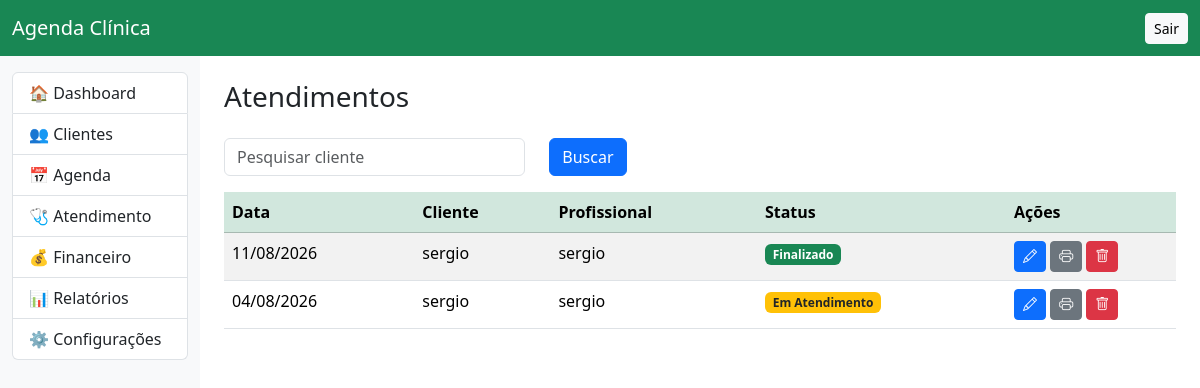
The page /atendimento/ (signed in) on the database as committed earlier.
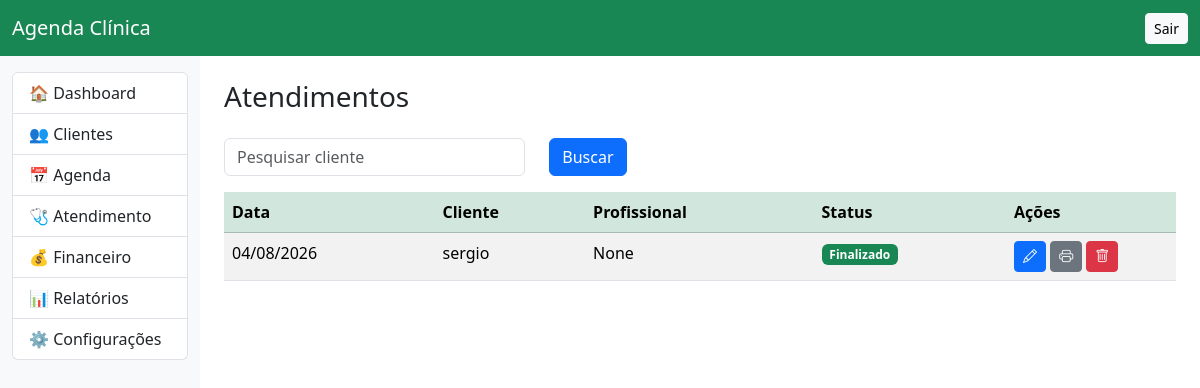
The same page on the database as committed later.
### atendimento/models.py (models this page shows, shortened)
class Atendimento(models.Model):
    agendamento = models.OneToOneField(
        Agendamento,
        on_delete=models.CASCADE,
        related_name="atendimento"
    )
    queixa = models.TextField(blank=True)
    anamnese = models.TextField(blank=True)
    evolucao = models.TextField(blank=True)
    procedimentos = models.TextField(blank=True)
    conduta = models.TextField(blank=True)
    observacoes = models.TextField(blank=True)
    finalizado = models.BooleanField(default=False)
    criado_em = models.DateTimeField(auto_now_add=True)
    alterado_em = models.DateTimeField(auto_now=True)

### agenda/models.py (models this page shows, shortened)
class Agendamento(models.Model):
    STATUS = [
        ("AGENDADO", "Agendado"),
        ("CONFIRMADO", "Confirmado"),
        ("ATENDIMENTO", "Em Atendimento"),
        ("ATENDIDO", "Atendido"),
        ("CANCELADO", "Cancelado"),
        ("FALTOU", "Faltou"),
        ("REMARCADO", "Remarcado"),
    ]
    cliente = models.ForeignKey(
        Cliente,
        on_delete=models.CASCADE,
        related_name="agendamentos"
    )
    profissional = models.ForeignKey(
        Usuario,
        on_delete=models.SET_NULL,
        null=True,
        blank=True
    )
    data = models.DateField()
    hora_inicio = models.TimeField()
    hora_fim = models.TimeField()
    valor = models.DecimalField(
        max_digits=10,
        decimal_places=2,
        default=0
    )
    observacoes = models.TextField(blank=True)
    status = models.CharField(
        max_length=20,
        choices=STATUS,
        default="AGENDADO"
    )
    criado_em = models.DateTimeField(auto_now_add=True)
    atualizado_em = models.DateTimeField(auto_now=True)
    class Meta:
        ordering = ["data", "hora_inicio"]

### clientes/models.py (models this page shows, shortened)
class Cliente(models.Model):
    STATUS = (
        ("ATIVO", "Ativo"),
        ("INATIVO", "Inativo"),
    )
    SEXO = (
        ("M", "Masculino"),
        ("F", "Feminino"),
        ("O", "Outro"),
    )
    nome = models.CharField("Nome", max_length=150)
    cpf = models.CharField(
        "CPF",
        max_length=14,
        blank=True,
        null=True
    )
    nascimento = models.DateField(
        "Nascimento",
        blank=True,
        null=True
    )
    sexo = models.CharField(
        "Sexo",
        max_length=1,
        choices=SEXO,
        blank=True
    )
    telefone = models.CharField(
        "Telefone",
        max_length=20,
        blank=True
    )
    whatsapp = models.CharField(
        "WhatsApp",
        max_length=20,
        blank=True
    )
    email = models.EmailField(
        "E-mail",
        blank=True
    )
    cep = models.CharField(
        max_length=9,
        blank=True
    )
    endereco = models.CharField(
        max_length=200,
        blank=True
    )
    numero = models.CharField(
        max_length=10,
        blank=True
    )
    bairro = models.CharField(
        max_length=100,
        blank=True
    )
    cidade = models.CharField(
        max_length=100,
        blank=True
    )
    uf = models.CharField(
        max_length=2,
        blank=True
    )
    profissional = models.ForeignKey(
        "usuarios.Usuario",
        on_delete=models.SET_NULL,
        null=True,
        blank=True,
        verbose_name="Suelen Garcia de Almeida",
    )
    valor_sessao = models.DecimalField(
        max_digits=10,
        decimal_places=2,
        default=0
    )
    dias_vencimento = models.PositiveIntegerField(
        default=5,
        help_text="Quantidade de dias após o agendamento para o vencimento da fatura"
    )
    total_sessoes = models.PositiveIntegerField(
        default=10
    )
    sessoes_realizadas = models.IntegerField(
    default=0
)
    status = models.CharField(
        max_length=10,
        choices=STATUS,
        default="ATIVO"
    )
    observacoes = models.TextField(
        blank=True
    )
    criado_em = models.DateTimeField(
        auto_now_add=True
    )
    atualizado_em = models.DateTimeField(
        auto_now=True
    )
    class Meta:
        ordering = ["nome"]
        verbose_name = "Cliente"
        verbose_name_plural = "Clientes"

### usuarios/models.py (models this page shows)
class Usuario(AbstractUser):
    PERFIS = [
        ("SUPER", "Super Administrador"),
        ("ADMIN", "Administrador"),
        ("PROF", "Profissional"),
        ("RECEP", "Recepção"),
    ]
    perfil = models.CharField(
        max_length=10,
        choices=PERFIS,
        default="PROF"
    )
    telefone = models.CharField(
        max_length=20,
        blank=True
    )
    ativo = models.BooleanField(default=True)
    def __str__(self):
        return self.get_full_name() or self.username
    from django.db import models

### atendimento/views.py (the view)
# urls.py: path("", views.lista, name="agenda"),
@login_required
def lista(request):
    pesquisa = request.GET.get("q", "")
    atendimentos = Atendimento.objects.select_related(
        "agendamento",
        "agendamento__cliente",
        "agendamento__profissional"
    )
    if pesquisa:
        atendimentos = atendimentos.filter(
            agendamento__cliente__nome__icontains=pesquisa
        )
    return render(
        request,
        "atendimento/lista.html",
        {
            "atendimentos": atendimentos,
            "pesquisa": pesquisa
        }
    )

### atendimento/templates/atendimento/lista.html
{% extends "base.html" %}
{% block content %}
<div class="d-flex justify-content-between align-items-center mb-3">
    <h3>Atendimentos</h3>
</div>
<form method="get" class="row mb-3">
    <div class="col-md-4">
        <input type="text"
               name="q"
               value="{{ pesquisa }}"
               class="form-control"
               placeholder="Pesquisar cliente">
    </div>
    <div class="col-md-2">
        <button class="btn btn-primary">
            Buscar
        </button>
    </div>
</form>
<table class="table table-striped table-hover">
    <thead class="table-success">
        <tr>
            <th>Data</th>
            <th>Cliente</th>
            <th>Profissional</th>
            <th>Status</th>
            <th width="170">Ações</th>
        </tr>
    </thead>
    <tbody>
    {% for a in atendimentos %}
        <tr>
            <td>{{ a.agendamento.data|date:"d/m/Y" }}</td>
            <td>{{ a.agendamento.cliente.nome }}</td>
            <td>{{ a.agendamento.profissional }}</td>
            <td>
                {% if a.finalizado %}
                    <span class="badge bg-success">
                        Finalizado
                    </span>
                {% else %}
                    <span class="badge bg-warning text-dark">
                        Em Atendimento
                    </span>
                {% endif %}
            </td>
            <td>
                <a href="{% url 'atendimento_editar' a.id %}"
                   class="btn btn-primary btn-sm">
                    <i class="bi bi-pencil"></i>
                </a>
                <a href="{% url 'atendimento_imprimir' a.id %}"
                   class="btn btn-secondary btn-sm">
                    <i class="bi bi-printer"></i>
                </a>
                <a href="{% url 'atendimento_excluir' a.id %}"
                   class="btn btn-danger btn-sm"
                   onclick="return confirm('Excluir atendimento?')">
                    <i class="bi bi-trash"></i>
                </a>
            </td>
        </tr>
    {% empty %}
        <tr>
            <td colspan="5" class="text-center">
                Nenhum atendimento encontrado.
            </td>
        </tr>
    {% endfor %}
    </tbody>
</table>
{% endblock %}

Rows that differ between the two databases and show on the page:
removed Atendimento: agendamento.data "11/08/2026", agendamento.cliente.nome "sergio", agendamento.profissional "sergio", finalizado "Finalizado"
removed Atendimento: agendamento.data "04/08/2026", agendamento.cliente.nome "sergio", agendamento.profissional "sergio", finalizado "Em Atendimento"
added Atendimento: agendamento.data "04/08/2026", agendamento.cliente.nome "sergio", agendamento.profissional "None", finalizado "Finalizado"
